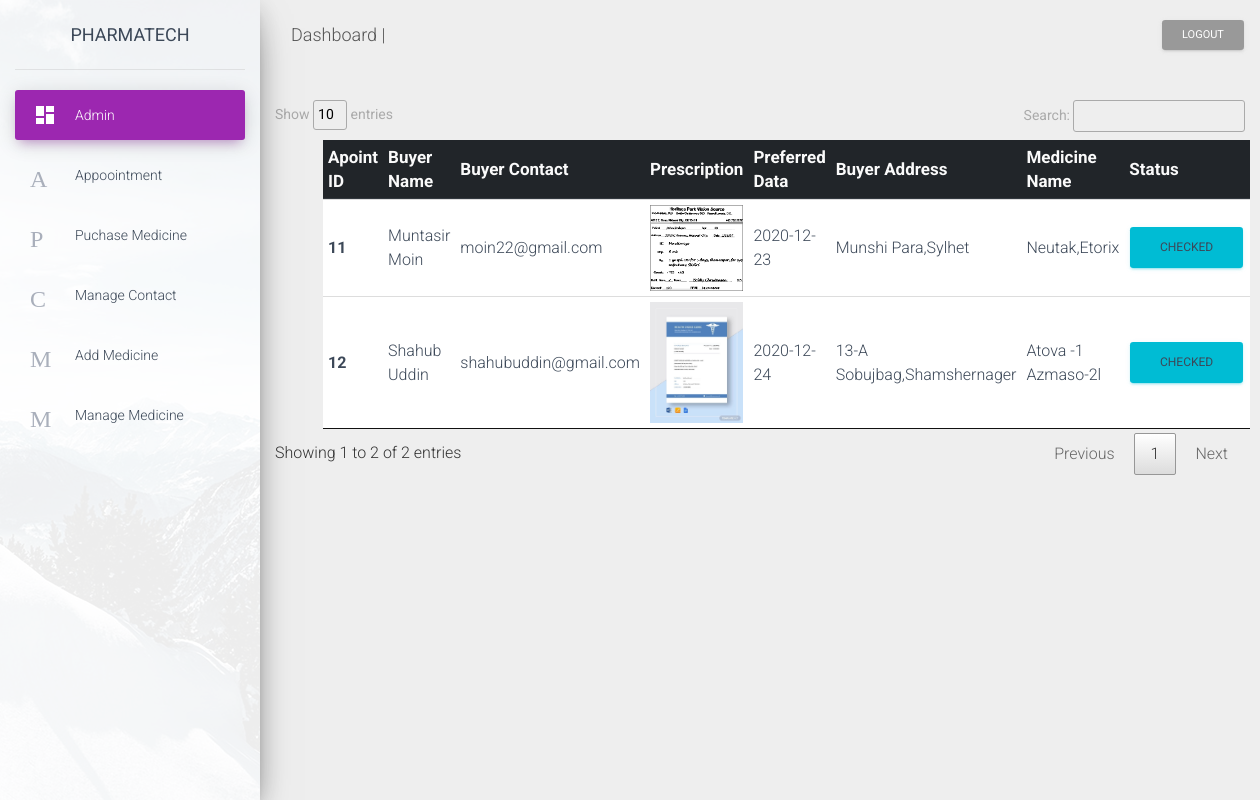
The page /index.php/admin_controller/medicine_table on the database its author committed.
### tables this page shows
CREATE TABLE `purchase_medicine` (
  `id` int(11) NOT NULL,
  `buyer_name` varchar(255) NOT NULL,
  `buyer_contact` varchar(255) NOT NULL,
  `patient_prescrip` varchar(255) NOT NULL,
  `date` date NOT NULL,
  `buyer_address` varchar(255) NOT NULL,
  `buyer_medicine` varchar(255) NOT NULL,
  `status` int(2) NOT NULL
);

### application/controllers/admin_controller.php (called while the page is built, shortened)
<?php
class Admin_controller extends CI_Controller {
    public function medicine_table(){
        $data = array();
        $this->load->model('admin_model');
        $data['all_medicine'] = $this->admin_model->all_medicine();
        $data['admin_content'] = $this->load->view('admin_pages/manage_purchase_medi',$data,true);
		$this->load->view('dashboard_home',$data);
    }
}

### index.php (called while the page is built, shortened)
<?php
require_once BASEPATH.'core/CodeIgniter.php';

### application/models/admin_model.php (called while the page is built, shortened)
<?php
class admin_model extends CI_Model {
    public  function all_medicine()
    {
        $this->db->select('*');
        $this->db->from('purchase_medicine');
        $que = $this->db->get();
        $medicine_data = $que->result();
        return $medicine_data;
    }
}

### application/views/admin_pages/manage_purchase_medi.php (the view)
<div class="container" style="margin: 0 auto">
  <table class="table ml-5 " style="width: 90%" id="myTable">
    <thead class="thead-dark">
      <tr>
        <th scope="col">Apoint ID</th>
        <th scope="col">Buyer Name </th>
        <th scope="col">Buyer Contact</th>
        <th scope="col">Prescription</th>
        <th scope="col">Preferred Data</th>
        <th scope="col">Buyer Address</th>
        <th scope="col">Medicine Name</th>
        <th scope="col">Status</th>
      </tr>
    </thead>
    <tbody>
    <?php foreach($all_medicine as $row){ ?>
      <tr>
      <th scope="row"><?php echo $row->id;?></th>
        <td><?php echo $row->buyer_name;?></td>
        <td><?php echo $row->buyer_contact;?></td>
        <td><img class="myImg" src="<?php echo $row->patient_prescrip?>" alt="Snow" style="width:100%;max-width:300px"></td>
        <td><?php echo $row->date;?></td>
        <td><?php echo $row->buyer_address;?></td>
        <td><?php echo $row->buyer_medicine;?></td>
        <td>
          <?php
            $st = $row->status;
            if($st == 1){ ?>
                <a class="btn btn-info">Checked</a>
            <?php }
            else{ ?>
                <a href="admin_controller/check_purchase?cid=<?php echo $row->id;?>&cval=<?php echo $row->status?>" class="btn btn-warning">Unchecked</a>
          <?php }
          ?>
      </td>
      </tr>
      <?php }?>
    </tbody>
  </table>
</div>

### application/views/dashboard_home.php (shortened to what this page needs)
<!DOCTYPE html>
<html lang="en">
<head>
  <link rel="stylesheet" href="https://maxcdn.bootstrapcdn.com/font-awesome/latest/css/font-awesome.min.css">
  <link href="asset/dashboard/css/material-dashboard.css?v=2.1.2" rel="stylesheet" />
  <link href="asset/dashboard/demo/demo.css" rel="stylesheet" />
  <link href="asset/dashboard/demo/material-dashboard.css" rel="stylesheet" />
  <link href="asset/dashboard/css/jquery.dataTables.min.css" rel="stylesheet" />
  <link href="asset/dashboard/css/custom_style.css" rel="stylesheet" />
</head>
<body class="">
  <div class="wrapper ">
    <div class="sidebar" data-color="purple" data-background-color="white" data-image="assets/img/sidebar-1.jpg">
      <div class="logo"><a href="<?php echo base_url();?>dashboard" class="simple-text logo-normal">
          PharmaTech
        </a></div>
      <div class="sidebar-wrapper">
        <ul class="nav">
          <li class="nav-item active  ">
            <a class="nav-link" href="<?php echo base_url()?>dashboard">
              <i class="material-icons">dashboard</i>
              <p>Admin</p>
            </a>
          </li>
          <li class="nav-item ">
            <a class="nav-link" href="<?php echo base_url()?>appoint-table">
              <i class="material-icons">Appoint</i>
              <p>Appoointment</p>
            </a>
          </li>
          <li class="nav-item ">
            <a class="nav-link" href="<?php echo base_url()?>medicine-table">
              <i class="material-icons">Purchase</i>
              <p>Puchase Medicine</p>
            </a>
          </li>
          <li class="nav-item ">
            <a class="nav-link" href="<?php echo base_url()?>contact-manage">
              <i class="material-icons">Contact</i>
              <p>Manage Contact</p>
            </a>
          </li>
          <li class="nav-item ">
            <a class="nav-link" href="<?php echo base_url()?>add-medcine">
              <i class="material-icons">Medicine</i>
              <p>Add Medicine</p>
            </a>
          </li>
          <li class="nav-item ">
            <a class="nav-link" href="<?php echo base_url()?>manage-medicine">
              <i class="material-icons">Medicine</i>
              <p>Manage Medicine</p>
            </a>
          </li>
        </ul>
      </div>
    </div>
    <div class="main-panel">
      <nav class="navbar navbar-expand-lg navbar-transparent navbar-absolute fixed-top ">
        <div class="container-fluid">
          <div class="navbar-wrapper">
            <a class="navbar-brand" href="javascript:;">Dashboard | <?php echo $this->session->userdata('admin_name');?></a>
          </div>
          <a href="<?php echo base_url();?>logout" class="btn btn-dark btn-sm">Logout</a>
        </div>
      </nav>
      <div style="width: 100%; height: 100px"></div>
      <?php
        echo $admin_content;
      ?>
</body>
</html>

### rows shown on the page
purchase_medicine: id "11", buyer_name "Muntasir Moin", buyer_contact "moin22@gmail.com", patient_prescrip (picture), date "2020-12-23", buyer_address "Munshi Para,Sylhet", buyer_medicine "Neutak,Etorix", status "CHECKED"
purchase_medicine: id "12", buyer_name "Shahub Uddin", buyer_contact "shahubuddin@gmail.com", patient_prescrip (picture), date "2020-12-24", buyer_address "13-A Sobujbag,Shamshernager", buyer_medicine "Atova -1 Azmaso-2l", status "CHECKED"
